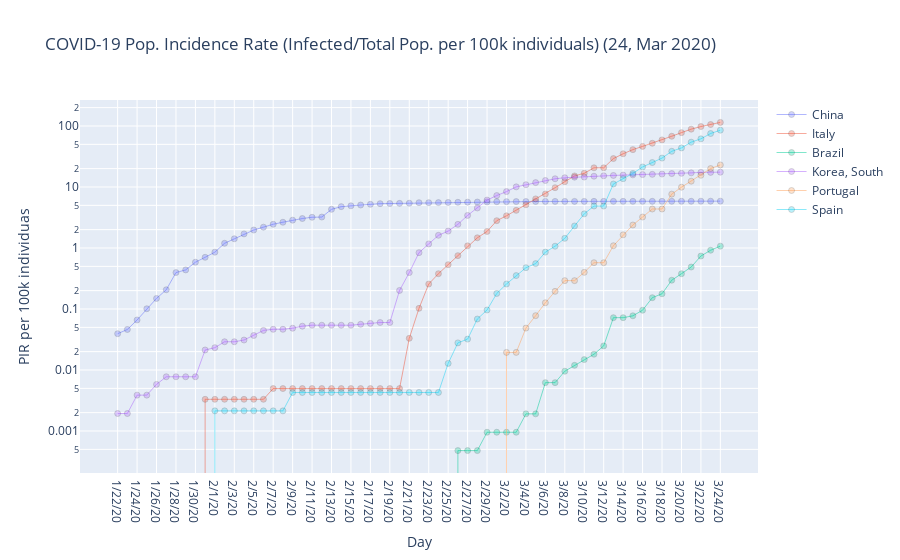

This figure's notebook cell:
### Markdown cell above
## <strong> Filename: </strong> <em>covid_19_time_series_population_infection_rate.ipynb<em>
##### <strong>Description:</strong> <em>COVID-19 Population Infection Rate time series using dataset provided by https://data.humdata.org/dataset/novel-coronavirus-2019-ncov-cases</em>
##### <strong>Features:</strong> <em> Population Size | Confirmed Cases | PIR </em>
##### <strong>Author:</strong> <em> Carlos Eduardo Beluzo (cbeluzo@gmail.com)</em>
##### <strong>Creation:</strong> <em> Mar/2020 </em>
##### <strong>Version:</strong> <em> 2020.03-1 </em>

### Code cell
import numpy as np
import pandas as pd
import seaborn as sns
import plotly.graph_objects as go
import plotly as plt
import plotly.express as px
import datetime as dt

# https://data.worldbank.org
dfPop = pd.read_csv('data/world-population-2018.csv', sep=';')

df = pd.read_csv('https://raw.githubusercontent.com/CSSEGISandData/COVID-19/master/csse_covid_19_data/csse_covid_19_time_series/time_series_covid19_confirmed_global.csv')
df['Province/State'] = df['Province/State'].fillna('n/a')
df = df.fillna(0)

dfA = df.drop(['Province/State','Lat','Long'], axis = 1)
dfA = dfA.groupby('Country/Region').sum().T
dfA = dfA.reset_index()
dfA = dfA.rename(columns = {'index':'Day'})
#dfA[['Day']] = pd.to_datetime(dfA['Day'])

# Calculate rate
dfFinal = dfA.copy()

for country in dfA.columns[1:]:
    dfCountry = pd.DataFrame(dfA[[country]])
    dfAux = pd.DataFrame(dfCountry[country][1:])
    dfAux = dfAux.reset_index()
    dfAux = dfAux.drop(['index'], axis=1)
    dfAux = dfAux.append({country : 0} , ignore_index=True)
    dfCountry['next'] = dfAux
    dfAux['ori'] = dfCountry[country]
    dfCountry['rate'] = np.array((100 * dfAux[country].values / dfAux['ori'].values) - 100)
    dfCountry.loc[dfCountry['rate'] == -100] = 0
    dfCountry.loc[dfCountry['rate'] == np.inf] = 0
    dfCountry = dfCountry.fillna(0)
    rate = str('rate'+'_'+country)
    dfFinal[rate] = dfCountry['rate']

#dfFinal[['Brazil','rate_Brazil']].tail()

# Calculate Population Infection Rate per 100k individuas
df1 = pd.DataFrame({'Day':'','country':'','cases':int(),'rate':float(),'pop':int()}, index=[1])
df1 = df1.drop(df1.index)

for country in dfA.columns[1:]:
    rate = str('rate' + '_' + country)
    
    try:
        pop = dfPop[dfPop['country'] == country]['pop'].values[0]
    except:
        pop = 0
    
    dfAux = pd.DataFrame(dfFinal[['Day',country,country,rate,rate]])
    dfAux.columns = ['Day','country','cases','rate','pop']
    dfAux['country'] = country
    dfAux['pop'] = pop
    df1 = df1.append(dfAux)

df1 = df1.reset_index()
df1 = df1.drop(['index'], axis=1)
#df1[['Day']] = df1['Day'].dt.strftime('%y%m%d')

# Contagion rate per 100k habitants
df1['infection_rate'] = 100000 * df1['cases']/df1['pop']

#df1.loc[df1.country == 'Brazil'].tail()
#dfFinal[['Brazil','rate_Brazil']].tail()

# Graph
fig = go.Figure()

last_upt = dt.date.today() - dt.timedelta(days=1)

title = 'COVID-19 Pop. Incidence Rate (Infected/Total Pop. per 100k individuals) (' + "{:%d, %b %Y}".format(last_upt) +')'
autor = 'Author: Prof. Carlos Ed Beluzo - cbeluzo@gmail.com'
data_source= 'Data source: data.humdata.org, data.worldbank.org'

for country in df1.country.unique():
#for country in ['China','Italy','Brazil','Korea, South','Portugal','Spain']:
    dfA = df1[df1['country'] == country]
    fig.add_trace(go.Scatter(x=dfA.Day,
                             y=dfA.infection_rate,
                             mode='lines+markers',
                             name=country, 
                             line=dict(width=0.5),
                             marker = dict(opacity= 0.3,
                                           line = dict(width = 0.5,
                                                       color = 'rgb(0, 0, 0)')
                                          ),
                             customdata=dfA.cases,
                             text=np.full((df1.shape[0],1), country), 
                             hovertemplate = "<b>%{text}</b><br>" +
                                             "<b>Day</b>: %{x}<br>" +
                                             "<b>PIR</b>: %{y:2f} cases for each 100k<br>" +
                                             "<b>Confirmed cases</b>: %{customdata}<br>" +
                                             "<extra></extra>"
                             )
                 )
    
    
annotations = []

fig.update_layout(annotations=annotations,
                  xaxis_title='Day',
                  yaxis_title='PIR per 100k individuas',
                  yaxis_type="log",
                  title_text=title)

#fig.show()
plt.offline.plot(fig, filename="html/covid_19_time_series_population_infection_rate.html")
dfA.to_csv (r'data/covid_19_time_series_population_infection_rate.csv', index = False, header=True)

### Figure 1 — Plotly figure (JSON) as saved in the notebook; plotly's stock layout.template omitted (floating-point values rounded to 4 significant figures; data arrays with more than 128 entries replaced by an {"elided": "..."} marker saying what was removed)
{"data": [{"customdata": [548, 643, 920, 1406, 2075, 2877, 5509, 6087, 8141, 9802, 11891, 16630, 19716, 23707, 27440, 30587, 34110, 36814, 39829, 42354, 44386, 44759, 59895, 66358, 68413, 70513, 72434, 74211, 74619, 75077, 75550, 77001, 77022, 77241, 77754, 78166, 78600, 78928, 79356, 79932, 80136, 80261, 80386, 80537, 80690, 80770, 80823, 80860, 80887, 80921, 80932, 80945, 80977, 81003, 81033, 81058, 81102, 81156, 81250, 81305, 81435, 81498, 81591], "hovertemplate": "<b>%{text}</b><br><b>Day</b>: %{x}<br><b>PIR</b>: %{y:2f} cases for each 100k<br><b>Confirmed cases</b>: %{customdata}<br><extra></extra>", "line": {"width": 0.5}, "marker": {"line": {"color": "rgb(0, 0, 0)", "width": 0.5}, "opacity": 0.3}, "mode": "lines+markers", "name": "China", "text": {"elided": "10710x1 str values"}, "type": "scatter", "x": ["1/22/20", "1/23/20", "1/24/20", "1/25/20", "1/26/20", "1/27/20", "1/28/20", "1/29/20", "1/30/20", "1/31/20", "2/1/20", "2/2/20", "2/3/20", "2/4/20", "2/5/20", "2/6/20", "2/7/20", "2/8/20", "2/9/20", "2/10/20", "2/11/20", "2/12/20", "2/13/20", "2/14/20", "2/15/20", "2/16/20", "2/17/20", "2/18/20", "2/19/20", "2/20/20", "2/21/20", "2/22/20", "2/23/20", "2/24/20", "2/25/20", "2/26/20", "2/27/20", "2/28/20", "2/29/20", "3/1/20", "3/2/20", "3/3/20", "3/4/20", "3/5/20", "3/6/20", "3/7/20", "3/8/20", "3/9/20", "3/10/20", "3/11/20", "3/12/20", "3/13/20", "3/14/20", "3/15/20", "3/16/20", "3/17/20", "3/18/20", "3/19/20", "3/20/20", "3/21/20", "3/22/20", "3/23/20", "3/24/20"], "y": [0.03935, 0.04617, 0.06606, 0.101, 0.149, 0.2066, 0.3956, 0.4371, 0.5845, 0.7038, 0.8538, 1.194, 1.416, 1.702, 1.97, 2.196, 2.449, 2.643, 2.86, 3.041, 3.187, 3.214, 4.301, 4.765, 4.912, 5.063, 5.201, 5.328, 5.358, 5.391, 5.425, 5.529, 5.53, 5.546, 5.583, 5.612, 5.644, 5.667, 5.698, 5.739, 5.754, 5.763, 5.772, 5.783, 5.794, 5.799, 5.803, 5.806, 5.808, 5.81, 5.811, 5.812, 5.814, 5.816, 5.818, 5.82, 5.823, 5.827, 5.834, 5.838, 5.847, 5.852, 5.858]}, {"customdata": [0, 0, 0, 0, 0, 0, 0, 0, 0, 2, 2, 2, 2, 2, 2, 2, 3, 3, 3, 3, 3, 3, 3, 3, 3, 3, 3, 3, 3, 3, 20, 62, 155, 229, 322, 453, 655, 888, 1128, 1694, 2036, 2502, 3089, 3858, 4636, 5883, 7375, 9172, 10149, 12462, 12462, 17660, 21157, 24747, 27980, 31506, 35713, 41035, 47021, 53578, 59138, 63927, 69176], "hovertemplate": "<b>%{text}</b><br><b>Day</b>: %{x}<br><b>PIR</b>: %{y:2f} cases for each 100k<br><b>Confirmed cases</b>: %{customdata}<br><extra></extra>", "line": {"width": 0.5}, "marker": {"line": {"color": "rgb(0, 0, 0)", "width": 0.5}, "opacity": 0.3}, "mode": "lines+markers", "name": "Italy", "text": {"elided": "10710x1 str values"}, "type": "scatter", "x": ["1/22/20", "1/23/20", "1/24/20", "1/25/20", "1/26/20", "1/27/20", "1/28/20", "1/29/20", "1/30/20", "1/31/20", "2/1/20", "2/2/20", "2/3/20", "2/4/20", "2/5/20", "2/6/20", "2/7/20", "2/8/20", "2/9/20", "2/10/20", "2/11/20", "2/12/20", "2/13/20", "2/14/20", "2/15/20", "2/16/20", "2/17/20", "2/18/20", "2/19/20", "2/20/20", "2/21/20", "2/22/20", "2/23/20", "2/24/20", "2/25/20", "2/26/20", "2/27/20", "2/28/20", "2/29/20", "3/1/20", "3/2/20", "3/3/20", "3/4/20", "3/5/20", "3/6/20", "3/7/20", "3/8/20", "3/9/20", "3/10/20", "3/11/20", "3/12/20", "3/13/20", "3/14/20", "3/15/20", "3/16/20", "3/17/20", "3/18/20", "3/19/20", "3/20/20", "3/21/20", "3/22/20", "3/23/20", "3/24/20"], "y": [0, 0, 0, 0, 0, 0, 0, 0, 0, 0.00331, 0.00331, 0.00331, 0.00331, 0.00331, 0.00331, 0.00331, 0.004964, 0.004964, 0.004964, 0.004964, 0.004964, 0.004964, 0.004964, 0.004964, 0.004964, 0.004964, 0.004964, 0.004964, 0.004964, 0.004964, 0.0331, 0.1026, 0.2565, 0.3789, 0.5328, 0.7496, 1.084, 1.469, 1.867, 2.803, 3.369, 4.14, 5.112, 6.384, 7.672, 9.735, 12.2, 15.18, 16.79, 20.62, 20.62, 29.22, 35.01, 40.95, 46.3, 52.14, 59.1, 67.9, 77.81, 88.66, 97.86, 105.8, 114.5]}, {"customdata": [0, 0, 0, 0, 0, 0, 0, 0, 0, 0, 0, 0, 0, 0, 0, 0, 0, 0, 0, 0, 0, 0, 0, 0, 0, 0, 0, 0, 0, 0, 0, 0, 0, 0, 0, 1, 1, 1, 2, 2, 2, 2, 4, 4, 13, 13, 20, 25, 31, 38, 52, 151, 151, 162, 200, 321, 372, 621, 793, 1021, 1546, 1924, 2247], "hovertemplate": "<b>%{text}</b><br><b>Day</b>: %{x}<br><b>PIR</b>: %{y:2f} cases for each 100k<br><b>Confirmed cases</b>: %{customdata}<br><extra></extra>", "line": {"width": 0.5}, "marker": {"line": {"color": "rgb(0, 0, 0)", "width": 0.5}, "opacity": 0.3}, "mode": "lines+markers", "name": "Brazil", "text": {"elided": "10710x1 str values"}, "type": "scatter", "x": ["1/22/20", "1/23/20", "1/24/20", "1/25/20", "1/26/20", "1/27/20", "1/28/20", "1/29/20", "1/30/20", "1/31/20", "2/1/20", "2/2/20", "2/3/20", "2/4/20", "2/5/20", "2/6/20", "2/7/20", "2/8/20", "2/9/20", "2/10/20", "2/11/20", "2/12/20", "2/13/20", "2/14/20", "2/15/20", "2/16/20", "2/17/20", "2/18/20", "2/19/20", "2/20/20", "2/21/20", "2/22/20", "2/23/20", "2/24/20", "2/25/20", "2/26/20", "2/27/20", "2/28/20", "2/29/20", "3/1/20", "3/2/20", "3/3/20", "3/4/20", "3/5/20", "3/6/20", "3/7/20", "3/8/20", "3/9/20", "3/10/20", "3/11/20", "3/12/20", "3/13/20", "3/14/20", "3/15/20", "3/16/20", "3/17/20", "3/18/20", "3/19/20", "3/20/20", "3/21/20", "3/22/20", "3/23/20", "3/24/20"], "y": [0, 0, 0, 0, 0, 0, 0, 0, 0, 0, 0, 0, 0, 0, 0, 0, 0, 0, 0, 0, 0, 0, 0, 0, 0, 0, 0, 0, 0, 0, 0, 0, 0, 0, 0, 0.0004774, 0.0004774, 0.0004774, 0.0009548, 0.0009548, 0.0009548, 0.0009548, 0.00191, 0.00191, 0.006206, 0.006206, 0.009548, 0.01193, 0.0148, 0.01814, 0.02482, 0.07209, 0.07209, 0.07734, 0.09548, 0.1532, 0.1776, 0.2965, 0.3786, 0.4874, 0.7381, 0.9185, 1.073]}, {"customdata": [1, 1, 2, 2, 3, 4, 4, 4, 4, 11, 12, 15, 15, 16, 19, 23, 24, 24, 25, 27, 28, 28, 28, 28, 28, 29, 30, 31, 31, 104, 204, 433, 602, 833, 977, 1261, 1766, 2337, 3150, 3736, 4335, 5186, 5621, 6088, 6593, 7041, 7314, 7478, 7513, 7755, 7869, 7979, 8086, 8162, 8236, 8320, 8413, 8565, 8652, 8799, 8961, 8961, 9037], "hovertemplate": "<b>%{text}</b><br><b>Day</b>: %{x}<br><b>PIR</b>: %{y:2f} cases for each 100k<br><b>Confirmed cases</b>: %{customdata}<br><extra></extra>", "line": {"width": 0.5}, "marker": {"line": {"color": "rgb(0, 0, 0)", "width": 0.5}, "opacity": 0.3}, "mode": "lines+markers", "name": "Korea, South", "text": {"elided": "10710x1 str values"}, "type": "scatter", "x": ["1/22/20", "1/23/20", "1/24/20", "1/25/20", "1/26/20", "1/27/20", "1/28/20", "1/29/20", "1/30/20", "1/31/20", "2/1/20", "2/2/20", "2/3/20", "2/4/20", "2/5/20", "2/6/20", "2/7/20", "2/8/20", "2/9/20", "2/10/20", "2/11/20", "2/12/20", "2/13/20", "2/14/20", "2/15/20", "2/16/20", "2/17/20", "2/18/20", "2/19/20", "2/20/20", "2/21/20", "2/22/20", "2/23/20", "2/24/20", "2/25/20", "2/26/20", "2/27/20", "2/28/20", "2/29/20", "3/1/20", "3/2/20", "3/3/20", "3/4/20", "3/5/20", "3/6/20", "3/7/20", "3/8/20", "3/9/20", "3/10/20", "3/11/20", "3/12/20", "3/13/20", "3/14/20", "3/15/20", "3/16/20", "3/17/20", "3/18/20", "3/19/20", "3/20/20", "3/21/20", "3/22/20", "3/23/20", "3/24/20"], "y": [0.001937, 0.001937, 0.003873, 0.003873, 0.00581, 0.007747, 0.007747, 0.007747, 0.007747, 0.0213, 0.02324, 0.02905, 0.02905, 0.03099, 0.0368, 0.04454, 0.04648, 0.04648, 0.04842, 0.05229, 0.05423, 0.05423, 0.05423, 0.05423, 0.05423, 0.05616, 0.0581, 0.06004, 0.06004, 0.2014, 0.3951, 0.8386, 1.166, 1.613, 1.892, 2.442, 3.42, 4.526, 6.1, 7.235, 8.395, 10.04, 10.89, 11.79, 12.77, 13.64, 14.16, 14.48, 14.55, 15.02, 15.24, 15.45, 15.66, 15.81, 15.95, 16.11, 16.29, 16.59, 16.76, 17.04, 17.35, 17.35, 17.5]}, {"customdata": [0, 0, 0, 0, 0, 0, 0, 0, 0, 0, 0, 0, 0, 0, 0, 0, 0, 0, 0, 0, 0, 0, 0, 0, 0, 0, 0, 0, 0, 0, 0, 0, 0, 0, 0, 0, 0, 0, 0, 0, 2, 2, 5, 8, 13, 20, 30, 30, 41, 59, 59, 112, 169, 245, 331, 448, 448, 785, 1020, 1280, 1600, 2060, 2362], "hovertemplate": "<b>%{text}</b><br><b>Day</b>: %{x}<br><b>PIR</b>: %{y:2f} cases for each 100k<br><b>Confirmed cases</b>: %{customdata}<br><extra></extra>", "line": {"width": 0.5}, "marker": {"line": {"color": "rgb(0, 0, 0)", "width": 0.5}, "opacity": 0.3}, "mode": "lines+markers", "name": "Portugal", "text": {"elided": "10710x1 str values"}, "type": "scatter", "x": ["1/22/20", "1/23/20", "1/24/20", "1/25/20", "1/26/20", "1/27/20", "1/28/20", "1/29/20", "1/30/20", "1/31/20", "2/1/20", "2/2/20", "2/3/20", "2/4/20", "2/5/20", "2/6/20", "2/7/20", "2/8/20", "2/9/20", "2/10/20", "2/11/20", "2/12/20", "2/13/20", "2/14/20", "2/15/20", "2/16/20", "2/17/20", "2/18/20", "2/19/20", "2/20/20", "2/21/20", "2/22/20", "2/23/20", "2/24/20", "2/25/20", "2/26/20", "2/27/20", "2/28/20", "2/29/20", "3/1/20", "3/2/20", "3/3/20", "3/4/20", "3/5/20", "3/6/20", "3/7/20", "3/8/20", "3/9/20", "3/10/20", "3/11/20", "3/12/20", "3/13/20", "3/14/20", "3/15/20", "3/16/20", "3/17/20", "3/18/20", "3/19/20", "3/20/20", "3/21/20", "3/22/20", "3/23/20", "3/24/20"], "y": [0, 0, 0, 0, 0, 0, 0, 0, 0, 0, 0, 0, 0, 0, 0, 0, 0, 0, 0, 0, 0, 0, 0, 0, 0, 0, 0, 0, 0, 0, 0, 0, 0, 0, 0, 0, 0, 0, 0, 0, 0.01945, 0.01945, 0.04863, 0.07781, 0.1264, 0.1945, 0.2918, 0.2918, 0.3988, 0.5738, 0.5738, 1.089, 1.644, 2.383, 3.219, 4.357, 4.357, 7.635, 9.92, 12.45, 15.56, 20.04, 22.97]}, {"customdata": [0, 0, 0, 0, 0, 0, 0, 0, 0, 0, 1, 1, 1, 1, 1, 1, 1, 1, 2, 2, 2, 2, 2, 2, 2, 2, 2, 2, 2, 2, 2, 2, 2, 2, 6, 13, 15, 32, 45, 84, 120, 165, 222, 259, 400, 500, 673, 1073, 1695, 2277, 2277, 5232, 6391, 7798, 9942, 11748, 13910, 17963, 20410, 25374, 28768, 35136, 39885], "hovertemplate": "<b>%{text}</b><br><b>Day</b>: %{x}<br><b>PIR</b>: %{y:2f} cases for each 100k<br><b>Confirmed cases</b>: %{customdata}<br><extra></extra>", "line": {"width": 0.5}, "marker": {"line": {"color": "rgb(0, 0, 0)", "width": 0.5}, "opacity": 0.3}, "mode": "lines+markers", "name": "Spain", "text": {"elided": "10710x1 str values"}, "type": "scatter", "x": ["1/22/20", "1/23/20", "1/24/20", "1/25/20", "1/26/20", "1/27/20", "1/28/20", "1/29/20", "1/30/20", "1/31/20", "2/1/20", "2/2/20", "2/3/20", "2/4/20", "2/5/20", "2/6/20", "2/7/20", "2/8/20", "2/9/20", "2/10/20", "2/11/20", "2/12/20", "2/13/20", "2/14/20", "2/15/20", "2/16/20", "2/17/20", "2/18/20", "2/19/20", "2/20/20", "2/21/20", "2/22/20", "2/23/20", "2/24/20", "2/25/20", "2/26/20", "2/27/20", "2/28/20", "2/29/20", "3/1/20", "3/2/20", "3/3/20", "3/4/20", "3/5/20", "3/6/20", "3/7/20", "3/8/20", "3/9/20", "3/10/20", "3/11/20", "3/12/20", "3/13/20", "3/14/20", "3/15/20", "3/16/20", "3/17/20", "3/18/20", "3/19/20", "3/20/20", "3/21/20", "3/22/20", "3/23/20", "3/24/20"], "y": [0, 0, 0, 0, 0, 0, 0, 0, 0, 0, 0.00214, 0.00214, 0.00214, 0.00214, 0.00214, 0.00214, 0.00214, 0.00214, 0.00428, 0.00428, 0.00428, 0.00428, 0.00428, 0.00428, 0.00428, 0.00428, 0.00428, 0.00428, 0.00428, 0.00428, 0.00428, 0.00428, 0.00428, 0.00428, 0.01284, 0.02782, 0.0321, 0.06849, 0.09631, 0.1798, 0.2568, 0.3531, 0.4751, 0.5543, 0.8561, 1.07, 1.44, 2.296, 3.628, 4.873, 4.873, 11.2, 13.68, 16.69, 21.28, 25.14, 29.77, 38.45, 43.68, 54.31, 61.57, 75.2, 85.36]}], "layout": {"autosize": true, "title": {"text": "COVID-19 Pop. Incidence Rate (Infected/Total Pop. per 100k individuals) (24, Mar 2020)"}, "xaxis": {"autorange": true, "range": [-3.777, 65.78], "title": {"text": "Day"}, "type": "category"}, "yaxis": {"autorange": true, "range": [-3.721, 2.459], "title": {"text": "PIR per 100k individuas"}, "type": "log"}}}
